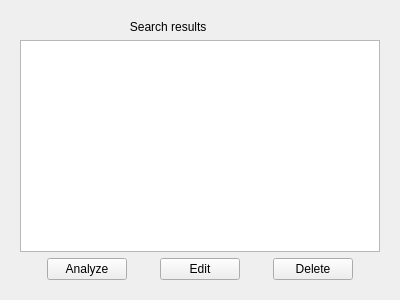
<?xml version="1.0" encoding="UTF-8"?>
<ui version="4.0">
 <class>Searchresults</class>
 <widget class="QDialog" name="Searchresults">
  <property name="geometry">
   <rect>
    <x>0</x>
    <y>0</y>
    <width>400</width>
    <height>300</height>
   </rect>
  </property>
  <property name="windowTitle">
   <string>Dialog</string>
  </property>
  <layout class="QVBoxLayout" name="verticalLayout_2">
   <item>
    <widget class="QStackedWidget" name="stackedWidget">
     <property name="currentIndex">
      <number>1</number>
     </property>
     <widget class="QWidget" name="page">
      <layout class="QVBoxLayout" name="verticalLayout">
       <item>
        <widget class="QLabel" name="label">
         <property name="text">
          <string>                                 Search results</string>
         </property>
        </widget>
       </item>
       <item>
        <widget class="QListWidget" name="listWidget"/>
       </item>
       <item>
        <layout class="QHBoxLayout" name="horizontalLayout">
         <item>
          <spacer name="horizontalSpacer_4">
           <property name="orientation">
            <enum>Qt::Horizontal</enum>
           </property>
           <property name="sizeHint" stdset="0">
            <size>
             <width>40</width>
             <height>20</height>
            </size>
           </property>
          </spacer>
         </item>
         <item>
          <widget class="QPushButton" name="pushButton_3">
           <property name="text">
            <string>Analyze</string>
           </property>
          </widget>
         </item>
         <item>
          <spacer name="horizontalSpacer_2">
           <property name="orientation">
            <enum>Qt::Horizontal</enum>
           </property>
           <property name="sizeHint" stdset="0">
            <size>
             <width>40</width>
             <height>20</height>
            </size>
           </property>
          </spacer>
         </item>
         <item>
          <widget class="QPushButton" name="pushButton_2">
           <property name="text">
            <string>Edit</string>
           </property>
          </widget>
         </item>
         <item>
          <spacer name="horizontalSpacer">
           <property name="orientation">
            <enum>Qt::Horizontal</enum>
           </property>
           <property name="sizeHint" stdset="0">
            <size>
             <width>40</width>
             <height>20</height>
            </size>
           </property>
          </spacer>
         </item>
         <item>
          <widget class="QPushButton" name="pushButton">
           <property name="text">
            <string>Delete</string>
           </property>
          </widget>
         </item>
         <item>
          <spacer name="horizontalSpacer_3">
           <property name="orientation">
            <enum>Qt::Horizontal</enum>
           </property>
           <property name="sizeHint" stdset="0">
            <size>
             <width>40</width>
             <height>20</height>
            </size>
           </property>
          </spacer>
         </item>
        </layout>
       </item>
      </layout>
     </widget>
     <widget class="QWidget" name="page_2">
      <layout class="QVBoxLayout" name="verticalLayout_3">
       <item>
        <widget class="QLabel" name="label_2">
         <property name="text">
          <string>                                 Search results</string>
         </property>
        </widget>
       </item>
       <item>
        <widget class="QListWidget" name="listWidget_2"/>
       </item>
       <item>
        <layout class="QHBoxLayout" name="horizontalLayout_2">
         <item>
          <spacer name="horizontalSpacer_6">
           <property name="orientation">
            <enum>Qt::Horizontal</enum>
           </property>
           <property name="sizeHint" stdset="0">
            <size>
             <width>40</width>
             <height>20</height>
            </size>
           </property>
          </spacer>
         </item>
         <item>
          <widget class="QPushButton" name="pushButton_4">
           <property name="text">
            <string>Analyze</string>
           </property>
          </widget>
         </item>
         <item>
          <spacer name="horizontalSpacer_5">
           <property name="orientation">
            <enum>Qt::Horizontal</enum>
           </property>
           <property name="sizeHint" stdset="0">
            <size>
             <width>40</width>
             <height>20</height>
            </size>
           </property>
          </spacer>
         </item>
         <item>
          <widget class="QPushButton" name="pushButton_5">
           <property name="text">
            <string>Edit</string>
           </property>
          </widget>
         </item>
         <item>
          <spacer name="horizontalSpacer_7">
           <property name="orientation">
            <enum>Qt::Horizontal</enum>
           </property>
           <property name="sizeHint" stdset="0">
            <size>
             <width>40</width>
             <height>20</height>
            </size>
           </property>
          </spacer>
         </item>
         <item>
          <widget class="QPushButton" name="pushButton_6">
           <property name="text">
            <string>Delete</string>
           </property>
          </widget>
         </item>
         <item>
          <spacer name="horizontalSpacer_8">
           <property name="orientation">
            <enum>Qt::Horizontal</enum>
           </property>
           <property name="sizeHint" stdset="0">
            <size>
             <width>40</width>
             <height>20</height>
            </size>
           </property>
          </spacer>
         </item>
        </layout>
       </item>
      </layout>
     </widget>
    </widget>
   </item>
  </layout>
 </widget>
 <resources/>
 <connections/>
</ui>
